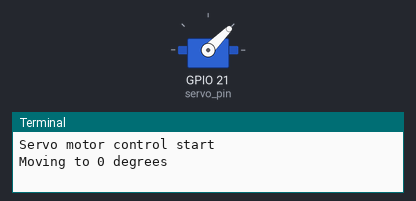
The program below on a simulated Raspberry Pi (BCM pin numbers). On the bench: servo, the last lines printed to the terminal. Servo angles are drawn from the pulse width (0.5 ms = 0°, 2.5 ms = 180°). At 3.0 s the program stops and its outputs stay as they are.

Above: at 0.1 s.
At 1.1 s:
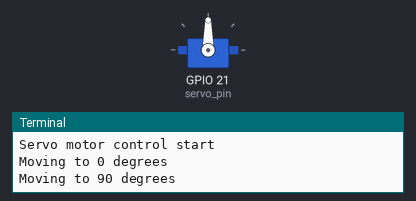
At 2.1 s:
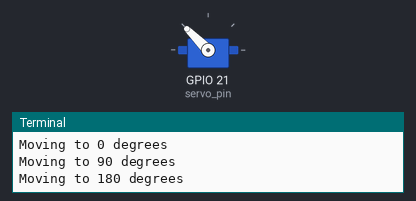
Timing chart, 0 to 3.6 s (numbered marks = the images above):
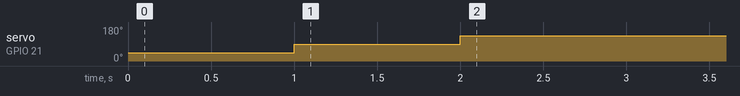

The program:

002_4_gpio_pwm_servo1.py
```python
'''
서보모터 제어
서보모터 제어핀 : GPIO21

서보모터 제어용 신호 주기 : 20ms
-> 주파수 : 50Hz
제어신호 1ms ~ 2ms
서보모터 제어용 신호의 듀티비 : 5% ~ 10%
0도 -> 90도 -> 180도로 위치 변경 후 종료

Duty Cycle:
5% -> 7.5% -> 10%

서보모터에 따라 동작 duty cycle 범위가 다를 수 있다.
2.5 ~ 12.5% 범위로 동작하는 서보모터도 있다.
'''

import RPi.GPIO as GPIO
import time

servo_pin = 21

try:
    GPIO.setmode(GPIO.BCM)
    GPIO.setup(servo_pin, GPIO.OUT)

    pwm = GPIO.PWM(servo_pin, 50)  # 50Hz 주파수로 PWM 객체 생성
    pwm.start(0)  # PWM 신호를 0% 듀티 사이클로 시작

    print('Servo motor control start')

    # 서보모터를 0도 위치로 이동
    print('Moving to 0 degrees')
    pwm.ChangeDutyCycle(5)  # 듀티 사이클을 5%로 변경 (약 0도)
    time.sleep(1)  # 1초 동안 유지

    # 서보모터를 90도 위치로 이동
    print('Moving to 90 degrees')
    pwm.ChangeDutyCycle(7.5)  # 듀티 사이클을 7.5%로 변경 (약 90도)
    time.sleep(1)  # 1초 동안 유지

    # 서보모터를 180도 위치로 이동
    print('Moving to 180 degrees')
    pwm.ChangeDutyCycle(10)  # 듀티 사이클을 10%로 변경 (약 180도)
    time.sleep(1)

except KeyboardInterrupt:
    print("Key interrupt")
except Exception as e:
    print(f"An error occurred: {e}")
finally:
    pwm.stop()
    del pwm
    GPIO.cleanup()
print('Program end')
# print('Servo motor control end')
```

Measured:
- by itself, servo on GPIO 21 (servo_pin): 45° → 90° at 1.0 s, → 135° 1.0 s later
